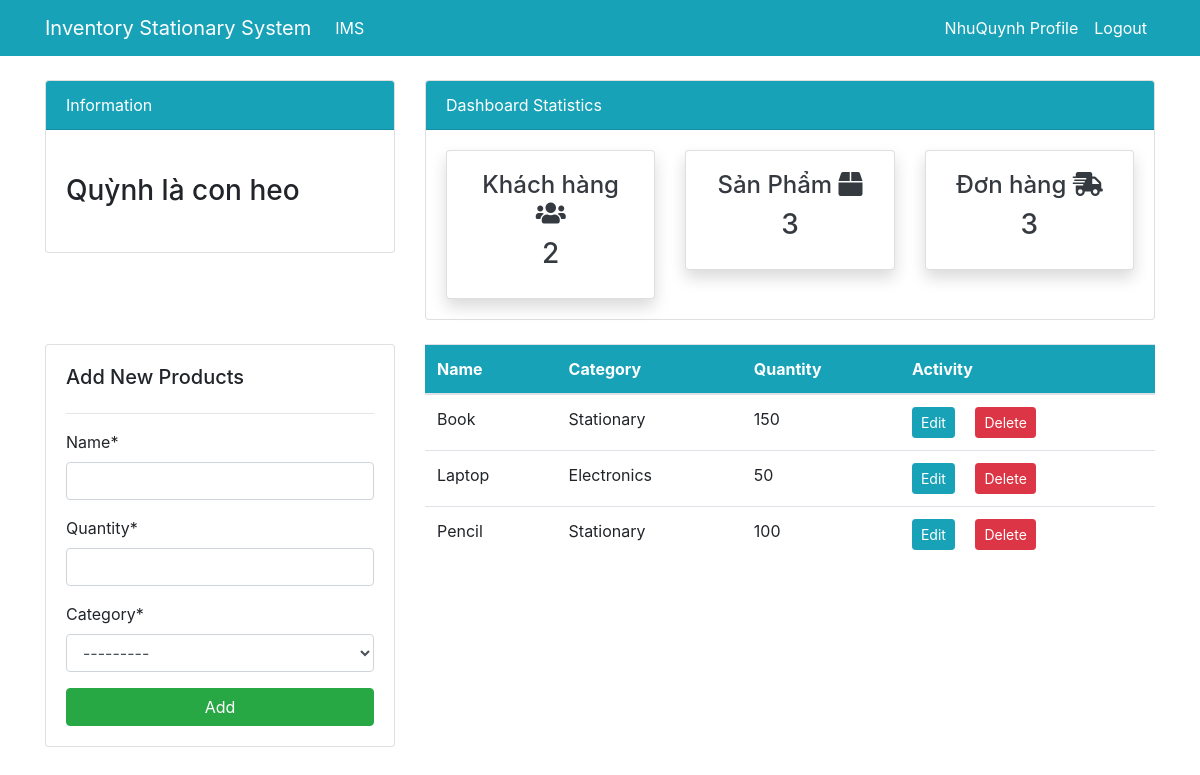
The app's page /products/ (signed in) with its own data.
### dashboard/models.py (models this page shows, shortened)
class Product(models.Model):
    name = models.CharField(max_length=100, null=True)
    quantity = models.PositiveIntegerField(null=True)
    category = models.CharField(max_length=50, choices=CATEGORY, null=True)

### dashboard/views.py (the view)
# urls.py: path('products/', views.products, name='dashboard-products'),
@login_required(login_url='user-login')
def products(request):
    product = Product.objects.all()
    product_count = product.count()
    customer = User.objects.filter(groups=2)
    customer_count = customer.count()
    order = Order.objects.all()
    order_count = order.count()
    product_quantity = Product.objects.filter(name='')
    if request.method == 'POST':
        form = ProductForm(request.POST)
        if form.is_valid():
            form.save()
            product_name = form.cleaned_data.get('name')
            messages.success(request, f'{product_name} has been added')
            return redirect('dashboard-products')
    else:
        form = ProductForm()
    context = {
        'product': product,
        'form': form,
        'customer_count': customer_count,
        'product_count': product_count,
        'order_count': order_count,
    }
    return render(request, 'dashboard/products.html', context)

### dashboard/forms.py
class ProductForm(forms.ModelForm):
    class Meta:
        model = Product
        fields = '__all__'

### templates/dashboard/products.html (shortened to what this page needs)
{% extends 'partials/base.html' %}
{% load crispy_forms_tags %}
{% block content %}
{% include 'partials/topside.html' %}
<div class="row my-4">
    <div class="col-md-4">
        <div class="card card-body">
            <h5>Add New Products</h5>
            <hr>
            <form method="POST">
                {{ form|crispy }}
                <input class="btn btn-success btn-block" type="submit" value="Add">
            </form>
        </div>
    </div>
    <div class="col-md-8">
        <table class="table bg-white">
            <thead class="bg-info text-white">
                <tr>
                    <th scope="col">Name</th>
                    <th scope="col">Category</th>
                    <th scope="col">Quantity</th>
                    <th scope="col">Activity</th>
                </tr>
            </thead>
            <tbody>
                {% for product in product %}
                <tr>
                    <td>{{ product.name }}</td>
                    <td>{{ product.category }}</td>
                    <td>{{ product.quantity }}</td>
                    <td>
                        <a class="btn btn-info btn-sm mr-2"
                            href="{% url 'dashboard-products-edit' product.id %}">Edit</a>
                        <a class="btn btn-danger btn-sm ml-2"
                            href="{% url 'dashboard-products-delete' product.id %}">Delete</a>
                    </td>
                </tr>
                {% endfor %}
            </tbody>
        </table>
    </div>
</div>
{% endblock %}

### templates/partials/nav.html (shortened to what this page needs)
<nav class="navbar navbar-expand-lg navbar-info bg-info">
    <div class="container">
        {% if user.is_authenticated %}
        <a class="navbar-brand text-white" href="{% url 'dashboard-index' %}">Inventory Stationary System</a>
        <div class="collapse navbar-collapse" id="navbarSupportedContent">
            <ul class="navbar-nav mr-auto">
                <li class="nav-item active">
                    <a class="nav-link text-white" href="{% url 'dashboard-index' %}">IMS</a>
                </li>
            </ul>
            <ul class="navbar-nav ml-auto">
                <li class="nav-item active">
                    <a class="nav-link text-white" href="{% url 'user-profile' %}">{{ user.username }} Profile
                        <span class="sr-only">(current)</span></a>
                </li>
                <li class="nav-item">
                    <a class="nav-link text-white" href="{% url 'user-logout' %}">Logout</a>
                </li>
            </ul>
            {% endif %}
        </div>
    </div>
</nav>

### records on screen
Product: name "Book", category "Stationary", quantity "150"
Product: name "Laptop", category "Electronics", quantity "50"
Product: name "Pencil", category "Stationary", quantity "100"

### other values on screen
{{ user.username }} "NhuQuynh"
{{ customer_count }} "2"
{{ product_count }} "3"
{{ order_count }} "3"
